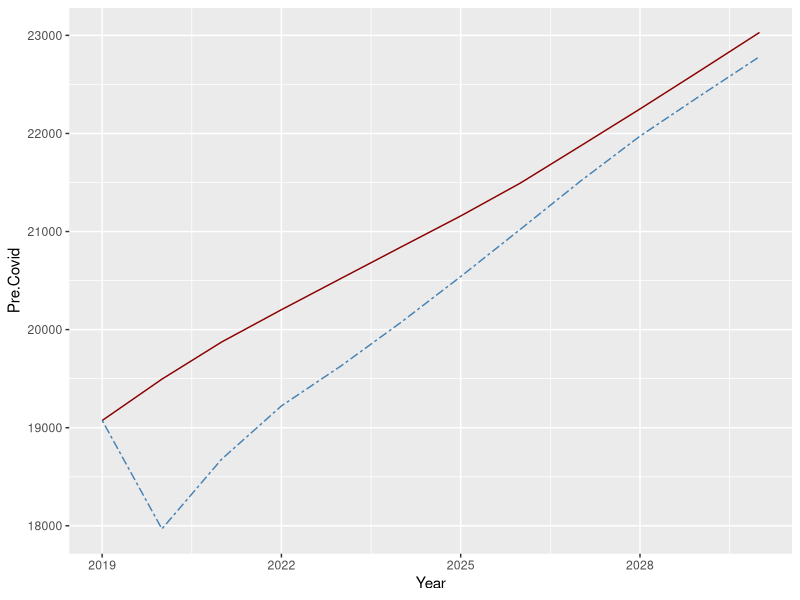
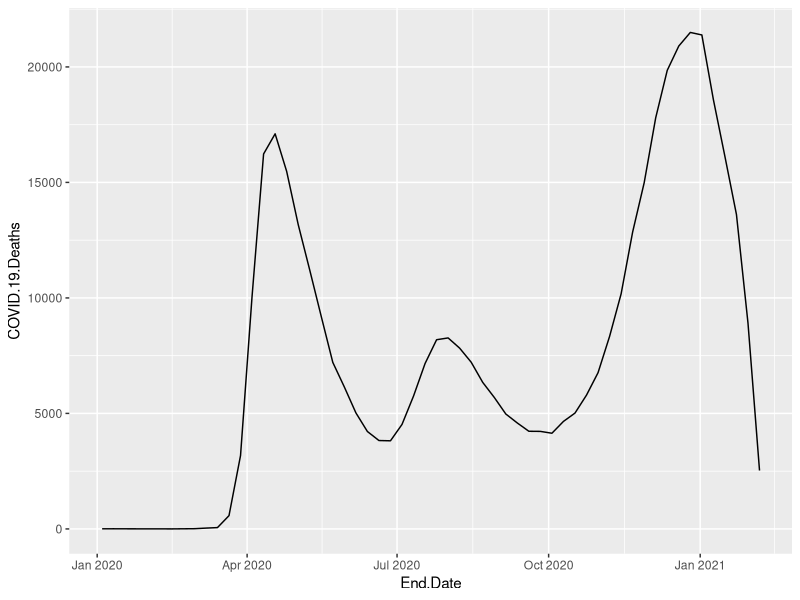

These charts were generated, in order, by the following R code:

library(ggplot2)

setwd('C:\\Users\\thepe\\Documents\\GitHub\\acre-cutler')
# load GDP projections
GDP_projections <- read.csv("data/analysis/projections.csv")

# load COVID impairment data
crit_severe <- read.csv("data/analysis/impairment.csv")

# load COVID deaths data
covid_deaths <- read.csv("data/analysis/covid_deaths.csv")
covid_deaths$End.Date = as.Date(covid_deaths$End.Date, "%m/%d/%Y")

# load COVID deaths data
mental_health <- read.csv("data/analysis/mental_health.csv")

# set VSL
VSL <- 7000000

# set value of year of life
VYL <- 100000

# 1.Lost GDP

# plot GDP forecasts
ggplot(data = GDP_projections, aes(x = Year)) + 
  geom_line(aes(y = Pre.Covid), color = "darkred") + 
  geom_line(aes(y = Post.Covid), color="steelblue", linetype="twodash") 

# calculate GDP losses, convert to billions
GDP_losses = sum(GDP_projections$Pre.Covid-GDP_projections$Post.Covid)*1000000000

# 2. Cost of premature mortality

# plot COVID death counts
ggplot(data = covid_deaths, aes(x = End.Date, y = COVID.19.Deaths)) + 
  geom_line()



# 190k deaths as of 10-25-2020, 52 weeks at 5000 deaths
current_deaths = sum(subset(covid_deaths, End.Date <= as.Date("2020-09-25"), select=c('COVID.19.Deaths')))
future_deaths =  52*5000
total_deaths = current_deaths+future_deaths

# add 40% excess deaths, 630000 not 625000
total_deaths <- 1.4*total_deaths

# convert to VTL with 7 million estimate
value_deaths <- VSL*total_deaths


# 3. Cost of Health Impairments

current_crit_severe = sum(crit_severe$Severe.Critical)
# disagreement: using COVID current/forecast deaths, not excess. also, 250k is a rounddown
total_crit_severe = current_crit_severe*(current_deaths + future_deaths)/current_deaths
impairments = 1/3*total_crit_severe
value_impairments = 0.35 * VSL * impairments

# 4. Mental Health Impairment

anx_dep_2019 = mental_health[which(mental_health$Indicator == 'Symptoms of Anxiety Disorder and/or Depressive disorder' & mental_health$Time.Period.Label == 'Apr - Jun, 2019'),]$Value
anx_dep_2020 = mental_health[which(mental_health$Indicator == 'Symptoms of Anxiety Disorder and/or Depressive disorder' & mental_health$Time.Period.Label == 'July 16 - July 21, 2020'),]$Value
anx_dep_increase = anx_dep_2020 - anx_dep_2019

# disagreement: adult population is 251M, not 266M, https://www.kff.org/other/state-indicator/distribution-by-age/
adult_pop = 250744800
new_anx_dep = anx_dep_increase/100 * adult_pop
value_mentalhealth = new_anx_dep * 0.2 * VYL

GDP_losses
value_deaths
value_impairments
value_mentalhealth

# summation
total_value = GDP_losses + value_deaths + value_impairments + value_mentalhealth
total_value

